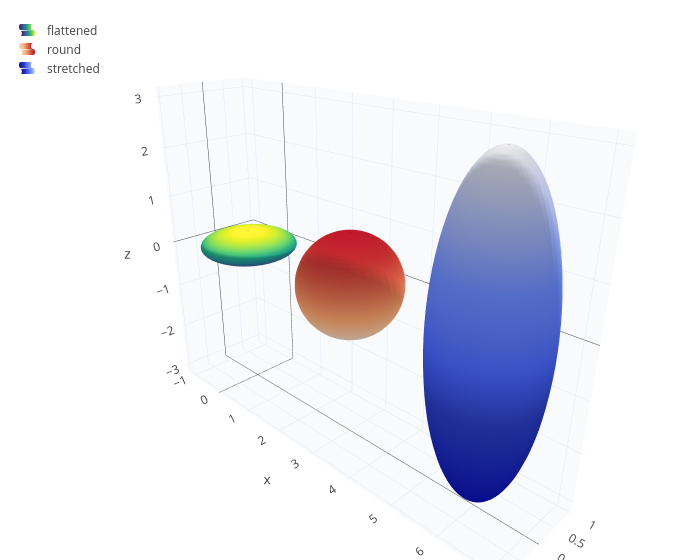

Notebook code cell kept with this figure:
### Code cell
flat = surface(sin(theta)*cos(phi), sin(theta)*sin(phi), 0.3*cos(theta), theta, 0, pi, phi, 0, 2*pi);
round = surface(sin(theta)*cos(phi) + 3, sin(theta)*sin(phi), cos(theta), theta, 0, pi, phi, 0, 2*pi);
long = surface(sin(theta)*cos(phi) + 6, sin(theta)*sin(phi), 3*cos(theta), theta, 0, pi, phi, 0, 2*pi);
legend(show(flat, round, long), "flattened", "round", "stretched")

### Figure 1 — Plotly figure (JSON) as saved in the notebook; plotly's stock layout.template omitted (floating-point values rounded to 4 significant figures; data arrays with more than 128 entries replaced by an {"elided": "..."} marker saying what was removed)
{"data": [{"colorscale": "Viridis", "name": "flattened", "opacity": 1, "showlegend": true, "showscale": false, "type": "surface", "x": {"elided": "41x41 float values"}, "y": {"elided": "41x41 float values"}, "z": {"elided": "41x41 float values"}}, {"colorscale": "Reds", "name": "round", "opacity": 1, "showlegend": true, "showscale": false, "type": "surface", "x": {"elided": "41x41 float values"}, "y": {"elided": "41x41 float values"}, "z": {"elided": "41x41 float values"}}, {"colorscale": "Blues", "name": "stretched", "opacity": 1, "showlegend": true, "showscale": false, "type": "surface", "x": {"elided": "41x41 float values"}, "y": {"elided": "41x41 float values"}, "z": {"elided": "41x41 float values"}}], "layout": {"height": 560, "legend": {"x": 0.01, "y": 0.99}, "margin": {"b": 0, "l": 0, "r": 0, "t": 10}, "scene": {"aspectmode": "data", "camera": {"eye": {"x": 1.6, "y": -1.6, "z": 1.0}}, "xaxis": {"backgroundcolor": "#f8fafc", "gridcolor": "#e2e8f0", "showbackground": true, "title": {"text": "x"}}, "yaxis": {"backgroundcolor": "#f8fafc", "gridcolor": "#e2e8f0", "showbackground": true, "title": {"text": "y"}}, "zaxis": {"backgroundcolor": "#f8fafc", "gridcolor": "#e2e8f0", "showbackground": true, "title": {"text": "z"}}}, "showlegend": true, "title": {"text": ""}, "width": 700}}
